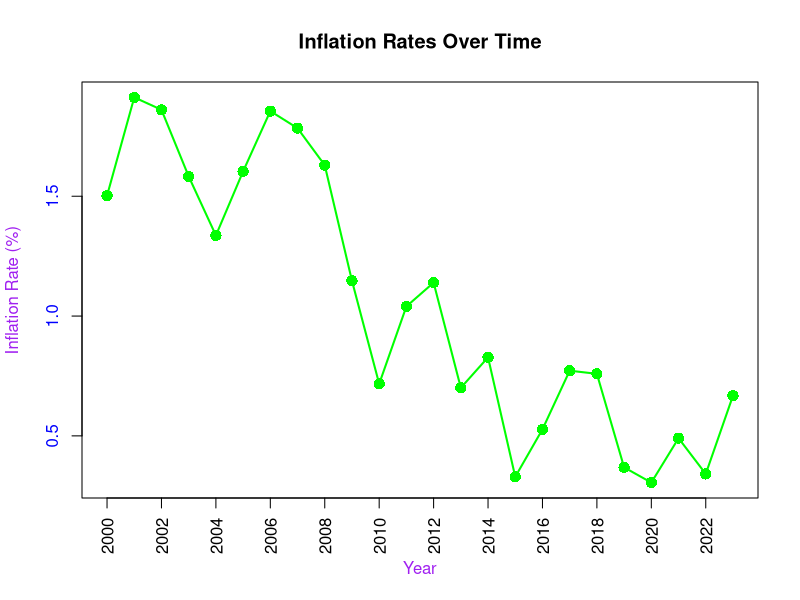

This chart was generated by the following R code:
## ---- chunk 1

years <- 2000:2023
inflation <- cumsum(runif(length(years), -0.5, 0.5)) + 2

plot(years, inflation, type = "o", 
     main = "Inflation Rates Over Time", 
     xlab = "Year", 
     ylab = "Inflation Rate (%)", 
     col = "green", 
     pch = 16, 
     lwd = 2,          
     cex = 1.5,        
     col.axis = "blue", 
     col.lab = "purple", 
     xaxt = "n")       

axis(1, at = seq(2000, 2023, by = 2), las = 2)  
